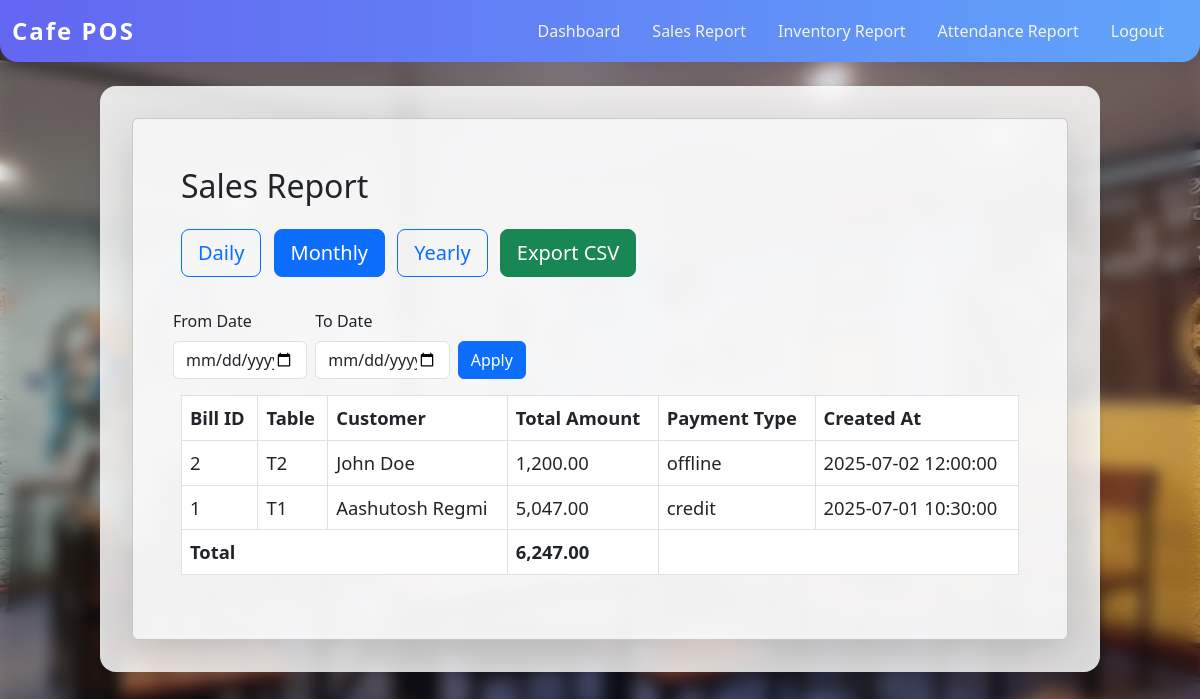
Page /reports/sales.php?filter=monthly (signed in) on the committed database.
### tables this page shows
CREATE TABLE restaurant_details (
    id INT AUTO_INCREMENT PRIMARY KEY,
    name VARCHAR(100) NOT NULL,
    address VARCHAR(255) NOT NULL,
    phone VARCHAR(30) NOT NULL,
    pan_vat VARCHAR(30)
);

CREATE TABLE bills (
    id INT AUTO_INCREMENT PRIMARY KEY,
    table_id INT NOT NULL,
    customer_id INT DEFAULT NULL,
    total_amount DECIMAL(10,2) NOT NULL DEFAULT 0,
    status ENUM('open', 'closed') NOT NULL DEFAULT 'open',
    payment_type ENUM('online', 'offline', 'credit') DEFAULT NULL,
    created_at TIMESTAMP DEFAULT CURRENT_TIMESTAMP,
    closed_at TIMESTAMP NULL,
    FOREIGN KEY (table_id) REFERENCES tables(id),
    FOREIGN KEY (customer_id) REFERENCES customers(id)
);

CREATE TABLE tables (
    id INT AUTO_INCREMENT PRIMARY KEY,
    table_number VARCHAR(10) NOT NULL UNIQUE,
    status ENUM('available', 'occupied') NOT NULL DEFAULT 'available'
);

CREATE TABLE customers (
    id INT AUTO_INCREMENT PRIMARY KEY,
    name VARCHAR(100) NOT NULL,
    phone VARCHAR(20) NOT NULL UNIQUE,
    email VARCHAR(100) NOT NULL UNIQUE,
    credit_limit DECIMAL(10,2) NOT NULL DEFAULT 0,
    pending_credit DECIMAL(10,2) NOT NULL DEFAULT 0,
    created_at TIMESTAMP DEFAULT CURRENT_TIMESTAMP
);

### reports/sales.php (the view, shortened to what this page needs)
<?php
require_once __DIR__ . '/../config.php';
$filter = $_GET['filter'] ?? 'daily';
$from_date = $_GET['from_date'] ?? '';
$to_date = $_GET['to_date'] ?? '';
$where = [];
if ($filter === 'daily') {
    $where[] = "DATE(b.created_at) = CURDATE() AND b.status='closed'";
} elseif ($filter === 'monthly') {
    $where[] = "MONTH(b.created_at) = MONTH(CURDATE()) AND YEAR(b.created_at) = YEAR(CURDATE()) AND b.status='closed'";
} elseif ($filter === 'yearly') {
    $where[] = "YEAR(b.created_at) = YEAR(CURDATE()) AND b.status='closed'";
}
$where_sql = $where ? ("WHERE " . implode(' AND ', $where)) : '';
$sales = $pdo->query("SELECT b.*, t.table_number, c.name as customer_name FROM bills b LEFT JOIN tables t ON b.table_id = t.id LEFT JOIN customers c ON b.customer_id = c.id $where_sql ORDER BY b.created_at DESC")->fetchAll();
$total = $pdo->query("SELECT IFNULL(SUM(total_amount),0) as total FROM bills b $where_sql")->fetch()['total'];
?>
<!DOCTYPE html>
<html lang='en'>
<head>
    <link href='https://cdn.jsdelivr.net/npm/bootstrap@5.3.0/dist/css/bootstrap.min.css' rel='stylesheet'>
    <link href='../public/style.css' rel='stylesheet'>
</head>
<body>
    <nav class="navbar navbar-expand-lg mb-4">
      <div class="container-fluid">
        <?php
        require_once __DIR__ . '/../config.php';
        $rest = $pdo->query("SELECT name FROM restaurant_details LIMIT 1")->fetch();
        $restaurant_name = $rest ? $rest['name'] : 'Cafe POS';
        ?>
        <a class="navbar-brand" href="/possystem/public/dashboard.php"><?php echo htmlspecialchars($restaurant_name); ?></a>
        <div class="collapse navbar-collapse" id="navbarNav">
          <ul class="navbar-nav ms-auto">
            <li class="nav-item"><a class="nav-link" href="/possystem/public/dashboard.php">Dashboard</a></li>
            <li class="nav-item"><a class="nav-link active" href="/possystem/reports/sales.php">Sales Report</a></li>
            <li class="nav-item"><a class="nav-link" href="/possystem/reports/inventory.php">Inventory Report</a></li>
            <li class="nav-item"><a class="nav-link" href="/possystem/reports/attendance.php">Attendance Report</a></li>
            <li class="nav-item"><a class="nav-link" href="/possystem/public/logout.php">Logout</a></li>
          </ul>
        </div>
      </div>
    </nav>
    <div class='container mt-4' style="max-width: 1000px;">
      <div class="card p-5 bg-light bg-opacity-75 shadow-lg">
        <h2 class="mb-4">Sales Report</h2>
        <div class='mb-3'>
            <a href='?filter=daily' class='btn btn-outline-primary btn-lg me-2 <?php if($filter==='daily') echo "active"; ?>'>Daily</a>
            <a href='?filter=monthly' class='btn btn-outline-primary btn-lg me-2 <?php if($filter==='monthly') echo "active"; ?>'>Monthly</a>
            <a href='?filter=yearly' class='btn btn-outline-primary btn-lg me-2 <?php if($filter==='yearly') echo "active"; ?>'>Yearly</a>
            <a href='?filter=<?php echo $filter; ?>&export=csv' class='btn btn-success btn-lg'>Export CSV</a>
        </div>
        <div class='mb-3 row'>
            <form method='get' class='row g-2'>
                <div class='col-md-2'>
                    <label for='from_date' class='form-label'>From Date</label>
                    <input type='date' id='from_date' name='from_date' class='form-control' value='<?php echo htmlspecialchars($from_date); ?>' placeholder='From Date'>
                </div>
                <div class='col-md-2'>
                    <label for='to_date' class='form-label'>To Date</label>
                    <input type='date' id='to_date' name='to_date' class='form-control' value='<?php echo htmlspecialchars($to_date); ?>' placeholder='To Date'>
                </div>
                <div class='col-md-2 d-flex align-items-end'>
                    <button type='submit' class='btn btn-primary'>Apply</button>
                </div>
            </form>
        </div>
        <table class='table table-bordered table-hover bg-white bg-opacity-75' style="font-size:1.15rem;">
            <thead>
                <tr>
                    <th>Bill ID</th>
                    <th>Table</th>
                    <th>Customer</th>
                    <th>Total Amount</th>
                    <th>Payment Type</th>
                    <th>Created At</th>
                </tr>
            </thead>
            <tbody>
            <?php foreach ($sales as $s): ?>
                <tr>
                    <td><?php echo $s['id']; ?></td>
                    <td><?php echo htmlspecialchars($s['table_number']); ?></td>
                    <td><?php echo htmlspecialchars($s['customer_name']); ?></td>
                    <td><?php echo number_format($s['total_amount'],2); ?></td>
                    <td><?php echo htmlspecialchars($s['payment_type']); ?></td>
                    <td><?php echo $s['created_at']; ?></td>
                </tr>
            <?php endforeach; ?>
            </tbody>
            <tfoot>
                <tr>
                    <th colspan='3'>Total</th>
                    <th><?php echo number_format($total,2); ?></th>
                    <th colspan='2'></th>
                </tr>
            </tfoot>
        </table>
      </div>
    </div>
</body>
</html>

### public/style.css (style rules this page uses)
body { position: relative; background: linear-gradient(135deg, #f8fafc 0%, #e0e7ff 100%), url('/possystem/img/unnamed.jpg'); background-size: cover; background-repeat: no-repeat; background-position: center center; background-blend-mode: multiply; min-height: 100vh; }
body::before { content: ""; position: fixed; top: 0; left: 0; right: 0; bottom: 0; z-index: -1; background: linear-gradient(135deg, #f8fafc 0%, #e0e7ff 100%), url('/possystem/img/unnamed.jpg'); background-size: cover; background-repeat: no-repeat; background-position: center center; background-blend-mode: multiply; filter: blur(8px) brightness(0.9); }
.navbar { background: linear-gradient(90deg, #6366f1 0%, #60a5fa 100%); box-shadow: 0 4px 16px rgba(60,60,120,0.15); border-radius: 0 0 18px 18px; }
.navbar-brand { font-weight: bold; font-size: 1.5rem; color: #fff !important; letter-spacing: 2px; }
.navbar-nav .nav-link { color: #f3f4f6 !important; font-weight: 500; margin-right: 1rem; border-radius: 8px; transition: background 0.2s; }
.container { background: rgba(255,255,255,0.85); border-radius: 16px; box-shadow: 0 2px 8px rgba(60,60,120,0.08); padding: 2rem; margin-top: 2rem; }

### rows in the picture
restaurant_details: name "Cafe POS"
bills: id "2", table.table_number "T2", customer.name "John Doe", total_amount "1,200.00", payment_type "offline", created_at "2025-07-02 12:00:00"
bills: id "1", table.table_number "T1", customer.name "Aashutosh Regmi", total_amount "5,047.00", payment_type "credit", created_at "2025-07-01 10:30:00"

### other values in the picture
$total "6,247.00"
